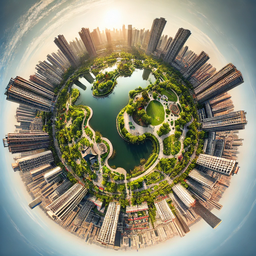
#> input picture src/blender/flyingfield2.png, 256 x 256 px, shrunk from 1024 x 1024 before the run, found by its file name
$ python invert_polar.py
#> lines starting #> are read from the running program, lines starting #| are printed output that depends on the picture
from PIL import Image
import numpy as np

def create_reverse_polar_projection(input_image_path, output_image_path):
    # Open the input image
#> called with input_image_path = 'src/blender/flyingfield2.png', output_image_path = 'src/blender/flyingfield2inv.png'
    img = Image.open(input_image_path)
#> img is the input picture: PIL image 256x256 RGBA; mean R, G, B, A 143.5, 141.6, 120.6, 255
    img = img.convert('RGB')
#> img: PIL image 256x256 RGB

    # Get image dimensions and compute the maximum radius
    width, height = img.size
#> width = 256; height = 256
    r_max = width // 2
#> r_max = 128

    # Create an empty array for the output image
    output = Image.new('RGB', (width, height))
#> output: PIL image 256x256 RGB; every value is 0
    output_pixels = output.load()

    # Calculate the angle step in radians for one pixel step, with oversampling
    angle_step = np.arctan(1 / r_max) / 2
#> angle_step = 0.00391

    # Number of steps needed to complete a full circle
    num_steps = int(2 * np.pi / angle_step)
#> num_steps = 1608

    # Iterate over angles from 0 to 2*pi
    for i in range(num_steps):
        phi = i * angle_step

        # Iterate over radii from 0 to r_max
        for j in range(r_max*2):
            r = j / 2
            # Adjust the radius using a cosine relationship for the source
            r_src = int(r_max * np.cos(np.pi * r / (2 * r_max)))

            # Convert polar coordinates (r_src, phi) to Cartesian coordinates (x, y) for the source
            src_x = int(r_max + r_src * np.cos(phi))
            src_y = int(r_max + r_src * np.sin(phi))

            # Invert the radius and adjust using a cosine relationship for the destination
            r_dest = r_max - r
            r_dest = int(r_max * np.cos(np.pi * r_dest / (2 * r_max)))

            # Compute the destination pixel location based on adjusted radius
            dest_x = int(r_max + r_dest * np.cos(phi))
            dest_y = int(r_max + r_dest * np.sin(phi))

            # Ensure that the calculated coordinates are within bounds
            if 0 <= src_x < width and 0 <= src_y < height and 0 <= dest_x < width and 0 <= dest_y < height:
                output_pixels[dest_x, dest_y] = img.getpixel((src_x, src_y))

    # Save the output image
    output.save(output_image_path)
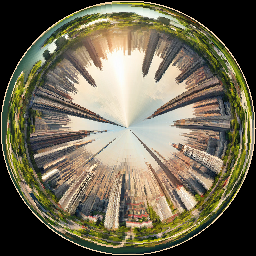
#> saved as flyingfield2inv.png: PIL image 256x256 RGB; mean R, G, B 112.8, 106.4, 85.1
    output.show()

# Example usage
create_reverse_polar_projection('src/blender/flyingfield2.png', 'src/blender/flyingfield2inv.png')

$ run again, with src/blender/flyingfield1.png copied over src/blender/flyingfield2.png
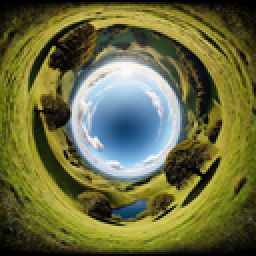
#> input picture src/blender/flyingfield1.png, 128 x 128 px, shrunk from 512 x 512 before the run, found by its file name (shown 2 times larger)
#> in create_reverse_polar_projection, img is the input picture: PIL image 128x128 RGBA; mean R, G, B, A 105.9, 108, 63.1, 255
#> img: PIL image 128x128 RGB
#> output: PIL image 128x128 RGB; every value is 0
#> in create_reverse_polar_projection, `output.save(output_image_path)`:
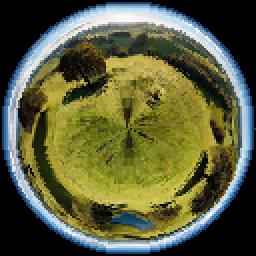
#> saved as flyingfield2inv.png: PIL image 128x128 RGB (shown 2 times larger); mean R, G, B 91.6, 94.6, 59.8
